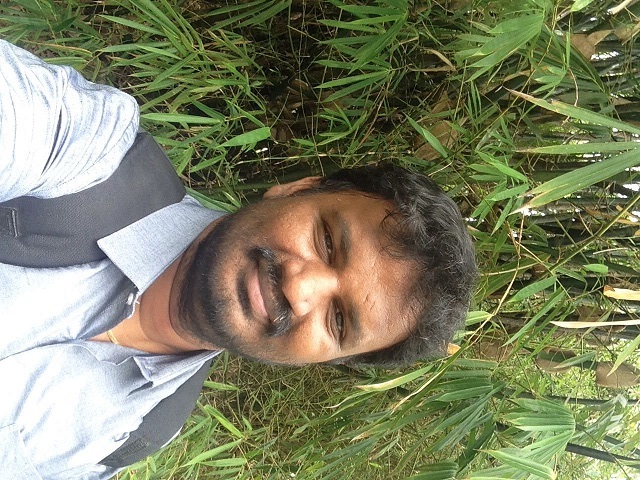
#> input picture myface.jpeg, 640 x 480 px
$ python sample16.py
#> lines starting #> are read from the running program, lines starting #| are printed output that depends on the picture
import cv2
import numpy as np

img = cv2.imread("myface.jpeg")
#> img is the input picture: shape (480, 640, 3); mean B, G, R 99.6, 128.9, 126


#pts1 = np.float32([[50,50],[200,50],[50,200]])
#pts2 = np.float32([[10,100],[200,50],[100,250]])

pts1 = np.float32([[0,0],[200,50],[50,200]])
pts2 = np.float32([[0,0],[200,50],[100,250]])

M = cv2.getAffineTransform(pts1,pts2)

dst = cv2.warpAffine(img,M,(640,480))
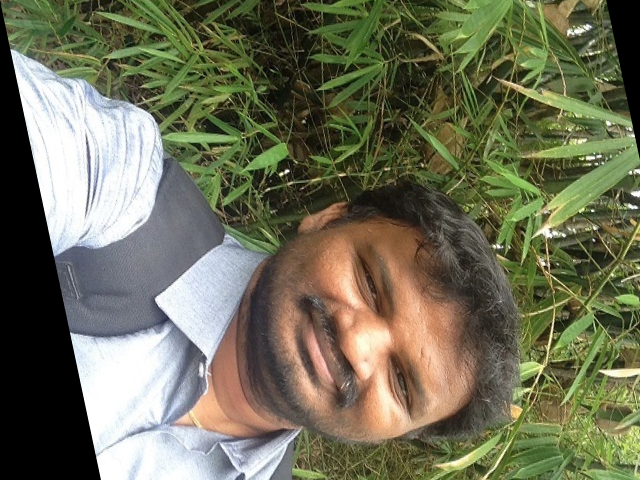
#> dst: shape (480, 640, 3); mean B, G, R 87.1, 110.8, 110.6

cv2.imshow("face", img)
cv2.imshow("out", dst)

cv2.waitKey(0)
cv2.destroyAllWindows()
